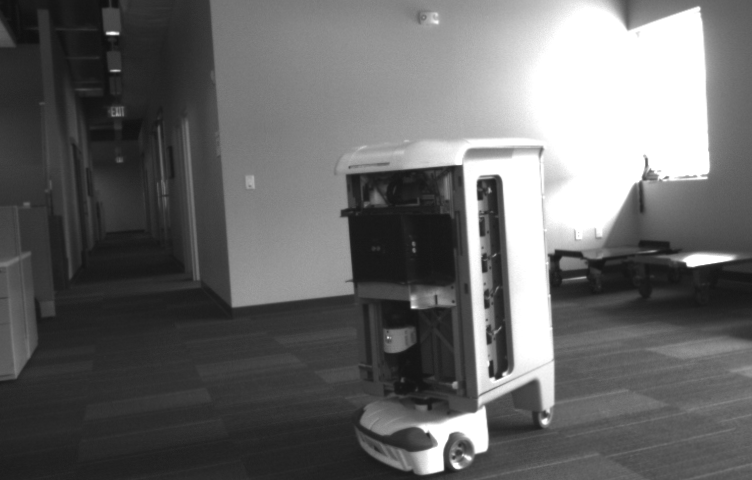
#> input picture python/3dimg.d/Left.png, 752 x 480 px
$ python comb1.py
#> lines starting #> are read from the running program, lines starting #| are printed output that depends on the picture; after the words box and inside, x2 and y2 are one past the last pixel; in counts of white or black regions, pixels touching at a corner belong together
import matplotlib.pyplot as plt
import matplotlib.image as mpimg
import numpy as np
import cv2

imageleft = mpimg.imread('Left.png')
#> imageleft is the input picture: shape (480, 752) float32; min 0.0588, max 1, mean 0.407
imageleft = imageleft*255
imageleft = imageleft.astype(np.uint8)

print("This image is type")
print(imageleft.dtype)
#| uint8

# Display the original image
# plt.figure(1)
# plt.imshow(imageleft, cmap='gray')

# Define a kernel size and apply Gaussian smoothing
kernel_size = 9
blur_gray = cv2.GaussianBlur(imageleft,(kernel_size, kernel_size),0)

# Display the gaussian blur image
plt.imshow(blur_gray, cmap='gray')

# Define our parameters for Canny and apply
low_threshold = 10
high_threshold = 80
edges3 = cv2.Canny(blur_gray, low_threshold, high_threshold)
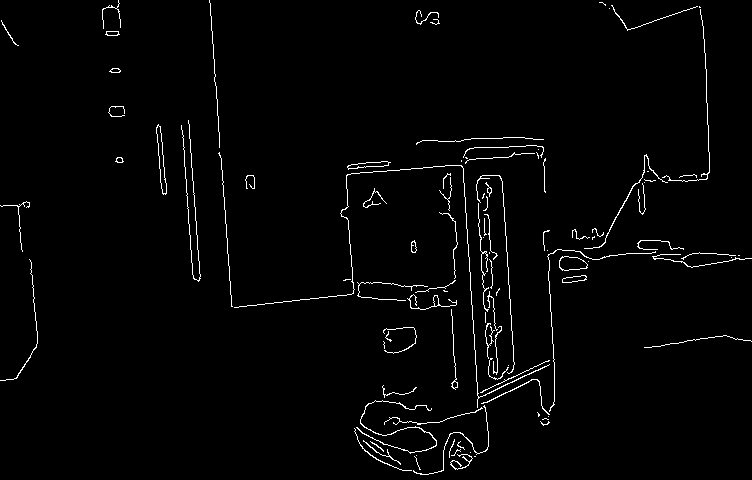
#> edges3: shape (480, 752); 1.9% white in thin lines or dots

# Morphological image
# Create a binary mask
ret, mask = cv2.threshold(edges3, 200, 255, cv2.THRESH_BINARY)

# Display mask in binary format
plt.figure(2)
plt.subplot(121)
plt.imshow(mask)

# Applied the dilation and opening morphological
kernel = np.ones((3,3),np.uint8)
dilation = cv2.dilate(mask,kernel,iterations = 1)
#> dilation: shape (480, 752); 6.3% white; 24 white regions, largest, box (x1, y1, x2, y2) and area: (217, 144, 752, 476) 12547, (571, 4, 711, 250) 2315, (356, 172, 459, 391) 1877
opening = cv2.morphologyEx(dilation, cv2.MORPH_OPEN, kernel)

# Display morphed mask in binary format
plt.subplot(122)
plt.imshow(opening)


# Second Masking
# Read Disparity Image
imagedisp = mpimg.imread('tugdisparity.png')
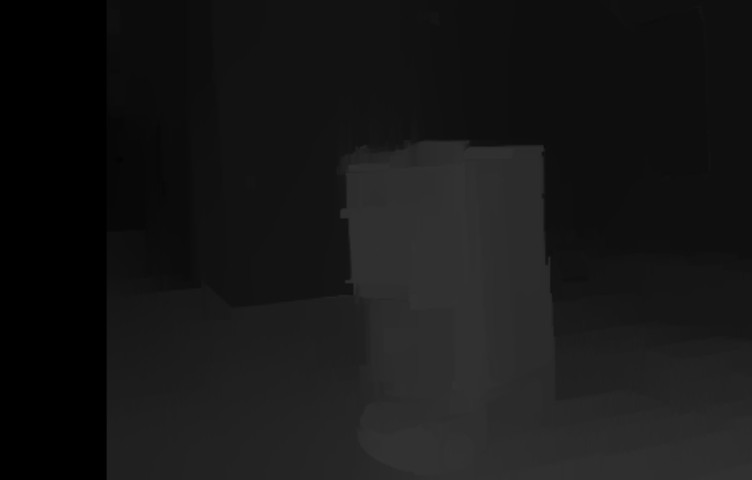
#> input picture python/3dimg.d/tugdisparity.png, 752 x 480 px
#> imagedisp is the input picture: shape (480, 752) float32; min 0, max 0.196, mean 0.0896

imagedisp = imagedisp*255
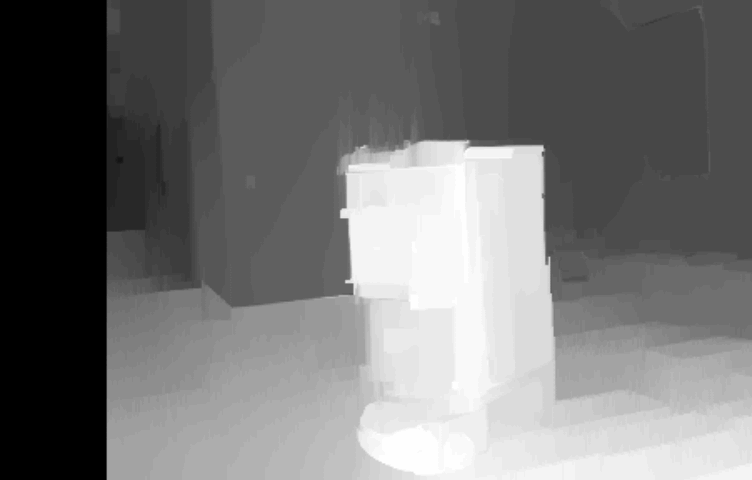
#> imagedisp: shape (480, 752) float32; min 0, max 50, mean 22.8; drawn with min black and max white
imagedisp = imagedisp.astype(np.uint8)

# Create a disparity threshold
disp_threshold_min = 42
disp_threshold_max = 46

# mask from disparity
maskdisp = imagedisp.copy()

thresholds = ((imagedisp > disp_threshold_max) | (imagedisp < disp_threshold_min))
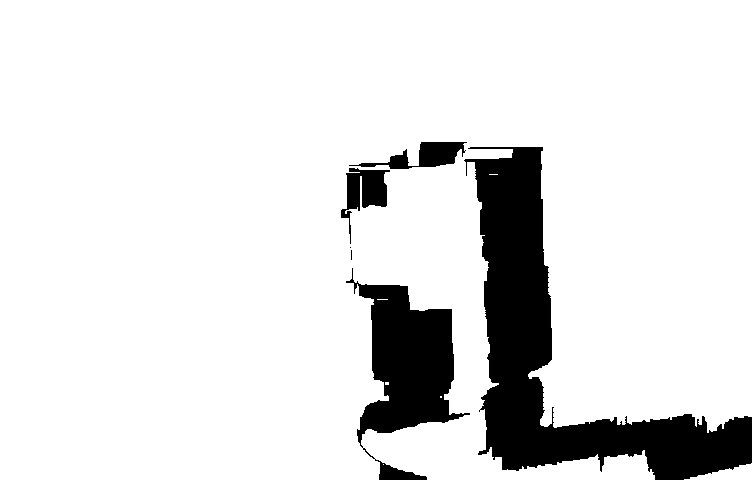
#> thresholds: shape (480, 752) bool; 88.3% white; 6 black regions (2 under 20 px), largest, box (x1, y1, x2, y2) and area: (464, 147, 752, 480) 28353, (346, 268, 470, 480) 11024, (341, 168, 390, 244) 1510, (349, 142, 467, 169) 1332
maskdisp[thresholds] = 0
maskdisp[~thresholds] = 255

# Display mask from disparity
plt.figure(4)
plt.imshow(maskdisp)

# Create a binary mask
ret, maskdisp = cv2.threshold(maskdisp, 200, 255, cv2.THRESH_BINARY)

# combine two mask become one portion of mask
combination = cv2.bitwise_and(opening, maskdisp)
#> combination: shape (480, 752); 1.6% white; 57 white regions (32 under 20 px), largest, box (x1, y1, x2, y2) and area: (476, 174, 551, 398) 2662, (478, 378, 545, 455) 509, (382, 326, 418, 355) 393

# Create an object from morphological closing
kernel = np.ones((100,100),np.uint8)
openingcomb = cv2.morphologyEx(combination, cv2.MORPH_CLOSE, kernel)
#> openingcomb: shape (480, 752); 16.2% white; 1 white region, box (x1, y1, x2, y2) and area: (342, 143, 555, 480) 58432
openingcomb = cv2.morphologyEx(openingcomb, cv2.MORPH_CLOSE, kernel)
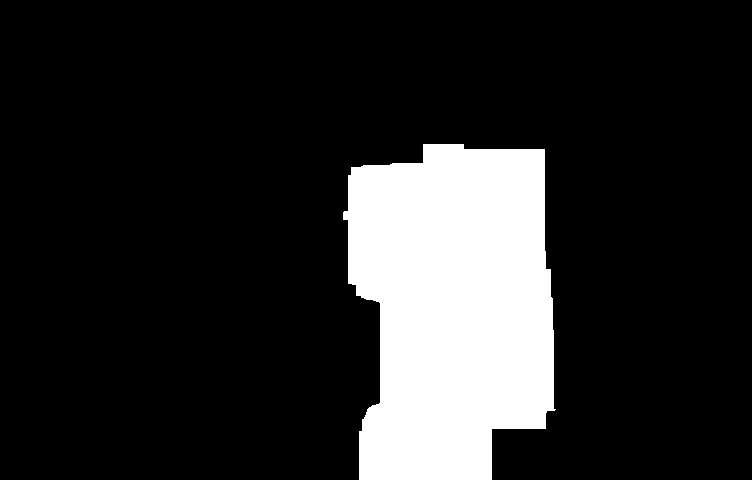
#> openingcomb: shape (480, 752); 16.2% white; 1 white region, box (x1, y1, x2, y2) and area: (343, 144, 556, 480) 58299

# Display the masking combination and whole morphed object
plt.figure(3)
plt.subplot(121)
plt.imshow(combination)
plt.subplot(122)
plt.imshow(openingcomb)

# Change to uint8
combcover = openingcomb.astype(np.uint8)
print("This image is type")
print(combcover.dtype)
#| uint8

# Create a arrays of zeros
zeros = np.zeros((combcover.shape[0],combcover.shape[1],1), np.uint8)

# Create 'color' images from both grayscale images
imageleft_color = np.dstack((imageleft,imageleft,imageleft))
combcover_color = np.dstack((combcover,zeros,zeros))
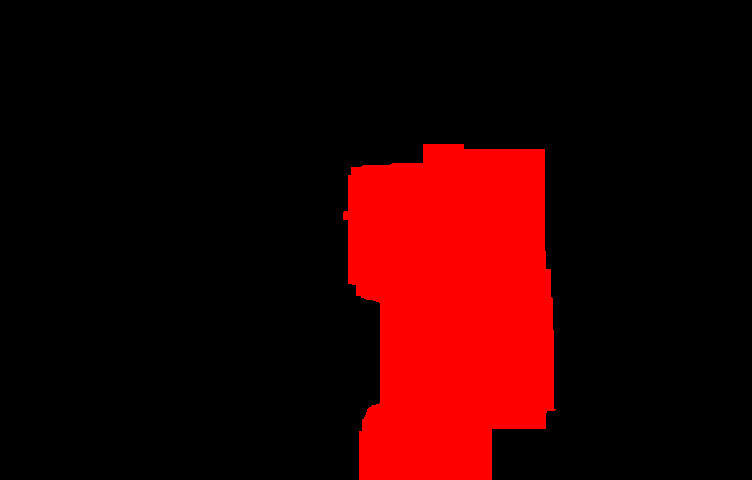
#> combcover_color: shape (480, 752, 3); mean of channels 0, 1, 2 41.2, 0, 0; drawn as R, G, B
blend = cv2.addWeighted(imageleft_color, 1, combcover_color, 0.5, 0)
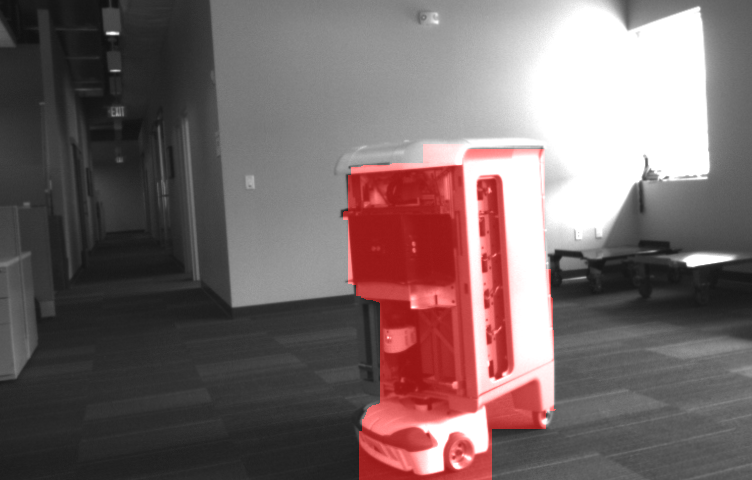
#> blend: shape (480, 752, 3); mean of channels 0, 1, 2 118.8, 103.7, 103.7; drawn as R, G, B

# Display the mask and results of the program
plt.figure(5)
plt.subplot(121)
plt.imshow(combcover_color)
plt.subplot(122)
plt.imshow(blend)

# Show images
plt.show()
